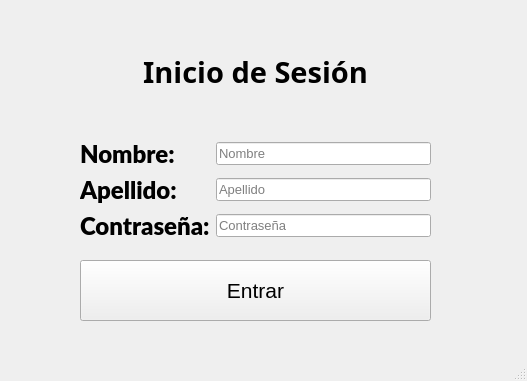
<?xml version="1.0" encoding="UTF-8"?>
<ui version="4.0">
 <class>Login</class>
 <widget class="QMainWindow" name="Login">
  <property name="geometry">
   <rect>
    <x>0</x>
    <y>0</y>
    <width>527</width>
    <height>381</height>
   </rect>
  </property>
  <property name="windowTitle">
   <string>MainWindow</string>
  </property>
  <widget class="QWidget" name="centralwidget">
   <widget class="QPushButton" name="btn_login">
    <property name="geometry">
     <rect>
      <x>80</x>
      <y>260</y>
      <width>351</width>
      <height>61</height>
     </rect>
    </property>
    <property name="font">
     <font>
      <pointsize>16</pointsize>
     </font>
    </property>
    <property name="cursor">
     <cursorShape>PointingHandCursor</cursorShape>
    </property>
    <property name="text">
     <string>Entrar</string>
    </property>
   </widget>
   <widget class="QWidget" name="layoutWidget">
    <property name="geometry">
     <rect>
      <x>80</x>
      <y>10</y>
      <width>351</width>
      <height>231</height>
     </rect>
    </property>
    <layout class="QGridLayout" name="gridLayout">
     <item row="0" column="0" colspan="2">
      <widget class="QLabel" name="label">
       <property name="font">
        <font>
         <family>MS Reference Sans Serif</family>
         <pointsize>22</pointsize>
         <weight>75</weight>
         <bold>true</bold>
        </font>
       </property>
       <property name="text">
        <string>Inicio de Sesión</string>
       </property>
       <property name="alignment">
        <set>Qt::AlignCenter</set>
       </property>
      </widget>
     </item>
     <item row="1" column="0">
      <widget class="QLabel" name="label_2">
       <property name="font">
        <font>
         <family>Lato Black</family>
         <pointsize>18</pointsize>
         <weight>75</weight>
         <bold>true</bold>
        </font>
       </property>
       <property name="text">
        <string>Nombre:</string>
       </property>
      </widget>
     </item>
     <item row="1" column="1">
      <widget class="QLineEdit" name="input_nombre">
       <property name="font">
        <font>
         <pointsize>10</pointsize>
        </font>
       </property>
       <property name="placeholderText">
        <string>Nombre</string>
       </property>
      </widget>
     </item>
     <item row="2" column="0">
      <widget class="QLabel" name="label_3">
       <property name="font">
        <font>
         <family>Lato Black</family>
         <pointsize>18</pointsize>
         <weight>75</weight>
         <bold>true</bold>
        </font>
       </property>
       <property name="text">
        <string>Apellido:</string>
       </property>
      </widget>
     </item>
     <item row="2" column="1">
      <widget class="QLineEdit" name="input_apellido">
       <property name="font">
        <font>
         <pointsize>10</pointsize>
        </font>
       </property>
       <property name="placeholderText">
        <string>Apellido</string>
       </property>
      </widget>
     </item>
     <item row="3" column="0">
      <widget class="QLabel" name="label_4">
       <property name="font">
        <font>
         <family>Lato Black</family>
         <pointsize>18</pointsize>
         <weight>75</weight>
         <bold>true</bold>
        </font>
       </property>
       <property name="text">
        <string>Contraseña:</string>
       </property>
      </widget>
     </item>
     <item row="3" column="1">
      <widget class="QLineEdit" name="input_contrasena">
       <property name="font">
        <font>
         <pointsize>10</pointsize>
        </font>
       </property>
       <property name="echoMode">
        <enum>QLineEdit::Password</enum>
       </property>
       <property name="placeholderText">
        <string>Contraseña</string>
       </property>
      </widget>
     </item>
    </layout>
   </widget>
   <widget class="QLabel" name="indicador_error">
    <property name="geometry">
     <rect>
      <x>120</x>
      <y>340</y>
      <width>271</width>
      <height>21</height>
     </rect>
    </property>
    <property name="font">
     <font>
      <pointsize>12</pointsize>
     </font>
    </property>
    <property name="text">
     <string/>
    </property>
    <property name="alignment">
     <set>Qt::AlignCenter</set>
    </property>
   </widget>
  </widget>
  <widget class="QStatusBar" name="statusbar"/>
 </widget>
 <resources/>
 <connections/>
</ui>
